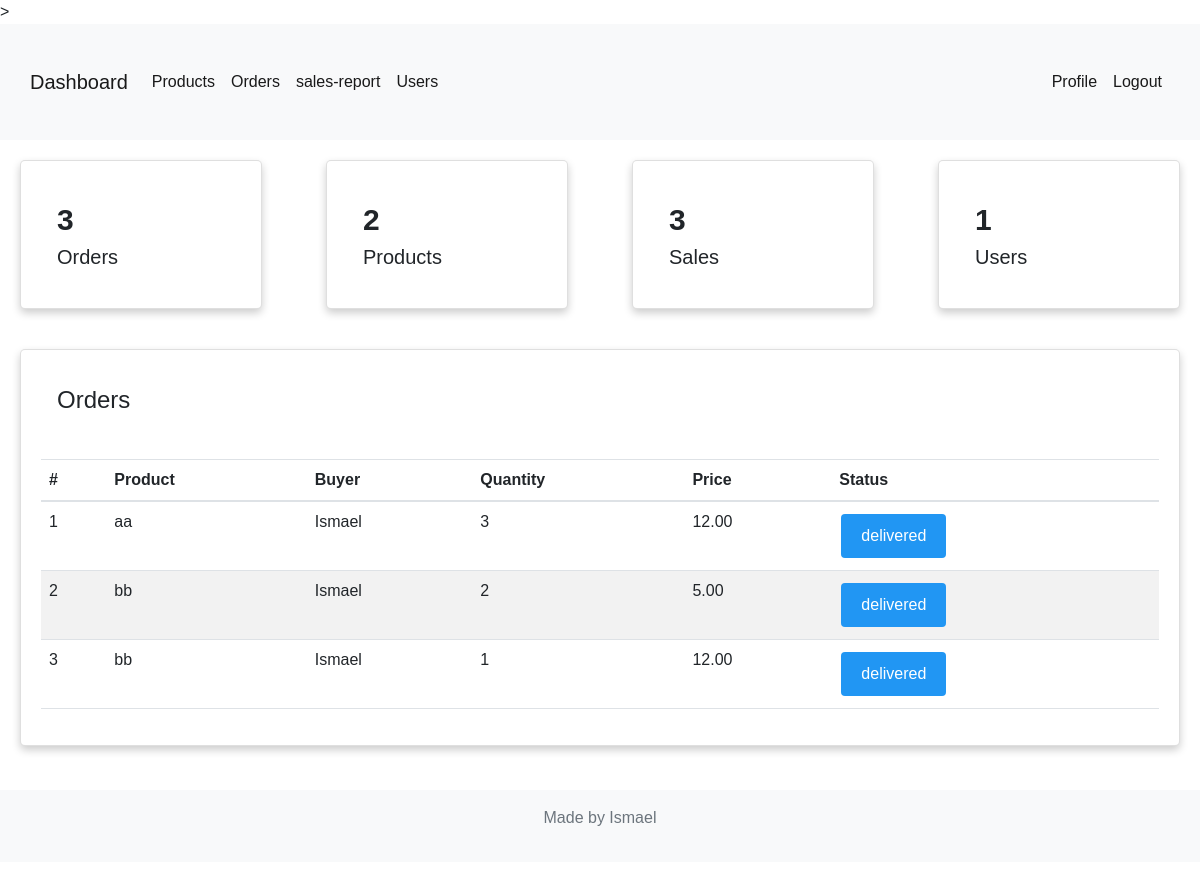
The app's page //dash/ (signed in), older data.
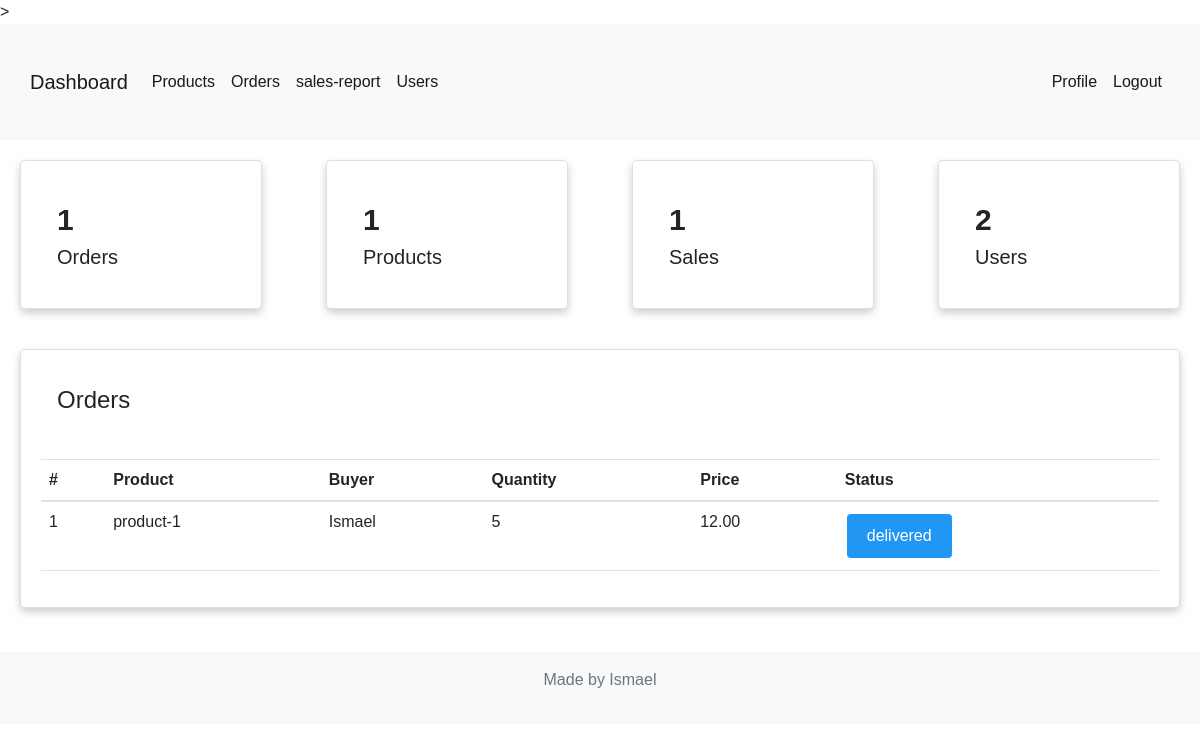
The same page, newer data.
### stock/models.py (models this page shows, shortened)
class Order(models.Model):
    STATUS_CHOICES = [
        ('Pending', 'Pending'),
        ('Delivered', 'Delivered'),
        ('Cancelled', 'Cancelled'),
    ]
    product = models.ForeignKey(Product, on_delete=models.CASCADE)
    created_by = models.ForeignKey(User, models.CASCADE, null=True)
    quantity = models.IntegerField()
    price = models.DecimalField(max_digits=10, decimal_places=2)
    status = models.CharField(max_length=10,
                              choices=STATUS_CHOICES, default='Pending')
    created_at = models.DateTimeField(auto_now_add=True)
    updated_at = models.DateTimeField(auto_now=True)

class Product(models.Model):
    name = models.CharField(max_length=100, unique=True)  # product name field
    category = models.ForeignKey(Category, on_delete=models.CASCADE)
    description = models.TextField(blank=True, null=True)
    price = models.DecimalField(max_digits=10, decimal_places=2)
    quantity = models.PositiveIntegerField(null=True)
    serial_number = models.CharField(max_length=100, unique=True, default=uuid.uuid4)
    created_at = models.DateTimeField(auto_now_add=True)
    updated_at = models.DateTimeField(auto_now=True)
    def __str__(self):
        return self.name

### stock/views.py (the view)
# urls.py: path("dash/", views.index, name="dash"),
@login_required  # Decorator to ensure the user is authenticated
def index(request):
    users = User.objects.all()
    orders = Order.objects.all()
    products = Product.objects.all()
    reg_users = len(User.objects.all())
    sales = Sale.objects.all()
    order_count = orders.count()
    product_count = len(products)
    sale_count = sales.count()
    if request.method == 'POST':
        form = OrderForm(request.POST)
        if form.is_valid():
            obj = form.save(commit=False)
            obj.customer = request.user
            obj.save()
            return redirect('dashboard-index')
    else:
        form = OrderForm()
    context = {  # Define the context data for the template
        'tittle': "Home",
        'users': users,
        'form': form,
        'orders': orders,
        'products': products,
        'sales': sales,
        'order_count': order_count,
        'product_count': product_count,
        'sale_count': sale_count,
        "count_users": reg_users,
    }
    return render(request, 'stock/index.html', context)

### stock/templates/stock/index.html (shortened to what the changed rows need)
{% extends 'stock/base.html' %}
{% block content %}
     <div class="row">
        <div class="col-lg-3 col-md-6">
            <div class="card">
                <div class="card-body">
                    <div class="stat-widget-five">
                        <div class="stat-content">
                            <div class="text-left dib">
                                <div class="stat-text"><span class="count">{{ order_count }}</span></div>
                            </div>
                        </div>
                    </div>
                </div>
            </div>
        </div>
        <div class="col-lg-3 col-md-6">
            <div class="card">
                <div class="card-body">
                    <div class="stat-widget-five">
                        <div class="stat-content">
                            <div class="text-left dib">
                                <div class="stat-text"><span class="count">{{ product_count }}</span></div>
                            </div>
                        </div>
                    </div>
                </div>
            </div>
        </div>
        <div class="col-lg-3 col-md-6">
            <div class="card">
                <div class="card-body">
                    <div class="stat-widget-five">
                        <div class="stat-content">
                            <div class="text-left dib">
                                <div class="stat-text"><span class="count">{{ sale_count }}</span></div>
                            </div>
                        </div>
                    </div>
                </div>
            </div>
        </div>
        <div class="col-lg-3 col-md-6">
            <div class="card">
                <div class="card-body">
                    <div class="stat-widget-five">
                        <div class="stat-content">
                            <div class="text-left dib">
                                <div class="stat-text"><span class="count">{{ count_users }}</span></div>
                            </div>
                        </div>
                    </div>
                </div>
            </div>
        </div>
    </div>
    <div class="orders">
        <div class="row">
            <div class="col-xl-12">
                <div class="card">
                    <div class="card-body--">
                        <div class="table-stats order-table ov-h">
                            <table class="table ">
                                <thead>
                                    <tr>
                                        <th class="serial">#</th>
                                        <th>Product</th>
                                        <th>Buyer</th>
                                        <th>Quantity</th>
                                        <th>Price</th>
                                        <th>Status</th>
                                    </tr>
                                </thead>
                                <tbody>
                                    {% if orders %}
                                    {% for order in orders %}
                                    <tr>
                                        <td class="serial">{{ forloop.counter }}</td>
                                        <td>{{ order.product }}</td>
                                        <td>{{ order.created_by }}</td>
                                        <td>{{ order.quantity }}</td>
                                        <td>{{ order.price }}</td>
                                        <td>
                                            {% if order.status == 'Delivered' %}
                                                <a class="btn btn-success" href="">{{ order.status }}</a>
                                            {% else %}
                                                <a class="btn btn-info" href="">{{ order.status }}</a>
                                            {% endif %}
                                        </td>
                                    </tr>
                                    {% endfor %}
                                    {% else %}
                                        <tr><td>No Order Data</td></tr>
                                    {% endif %}
                                </tbody>
                            </table>
                        </div>
                    </div>
                </div>
            </div>
        </div>
    </div>
{% endblock content %}

Row changes from the older to the newer data that the page shows:
removed Order: product "aa", created_by "Ismael", quantity "3", price "12.00", status "delivered"
removed Order: product "bb", created_by "Ismael", quantity "2", price "5.00", status "delivered"
removed Order: product "bb", created_by "Ismael", quantity "1", price "12.00", status "delivered"
added Order: product "product-1", created_by "Ismael", quantity "5", price "12.00", status "delivered"
Text that changed along with them:
{{ order_count }}: "3" → "1"
{{ product_count }}: "2" → "1"
{{ sale_count }}: "3" → "1"
{{ count_users }}: "1" → "2"
